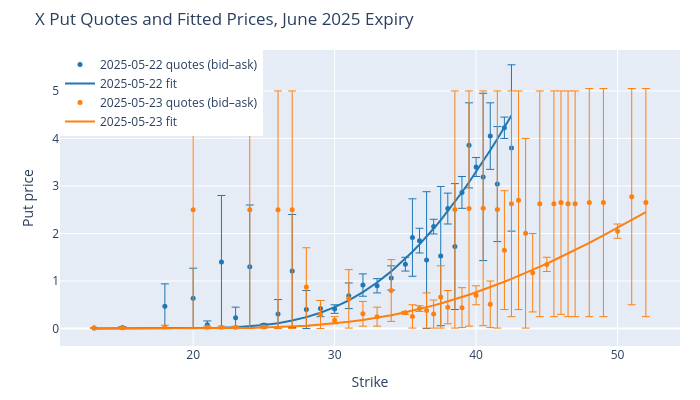

Source (notebook cell):
### Markdown cell above
## Fit and implied distribution around the partnership news

On 2025-05-22 and 2025-05-23, the day before and the day of Trump's partnership
announcement: the put quotes with the fitted prices, and the implied distribution of
X at expiry as a cumulative probability. It rises through the break hump, then jumps by
$1 - \pi_\text{break}$ at $W$, where the deal closes.

### Code cell
fig = go.Figure()
for color, on in zip(colors, [date(2025, 5, 22), date(2025, 5, 23)]):
    row = results.filter(pl.col("date") == on).row(0, named=True)
    chain = closing_chain(pl.read_parquet(data_dir / f"x-options-cbbo-1m-{on}.parquet"))
    puts = chain.filter(
        (pl.col("expiration") == row["expiry"])
        & (pl.col("option_type") == "P")
        & (pl.col("strike") <= row["S_0"])
    ).sort("strike")
    K = puts["strike"].to_numpy()
    fig.add_trace(
        go.Scatter(
            x=K,
            y=(puts["bid"] + puts["ask"]) / 2,
            mode="markers",
            name=f"{on} quotes (bid–ask)",
            marker={"color": color, "size": 5},
            error_y={
                "type": "data",
                "array": (puts["ask"] - puts["bid"]) / 2,
                "color": color,
                "thickness": 1,
            },
        )
    )
    model = row["pi_break"] * black_put(
        row["mu_break"], K, row["sigma_break"], np.exp(-row["r"] * row["T"])
    )
    fig.add_trace(
        go.Scatter(
            x=K,
            y=model,
            mode="lines",
            name=f"{on} fit",
            line={"width": 2, "color": color},
        )
    )
fig.update_layout(
    title="X Put Quotes and Fitted Prices, June 2025 Expiry",
    xaxis_title="Strike",
    yaxis_title="Put price",
    width=700,
    height=400,
    margin={"l": 60, "r": 20, "t": 50, "b": 50},
    legend={"x": 0, "xanchor": "left", "y": 1, "yanchor": "top"},
)
fig.write_image("output/x_put_fit.png", scale=2)
fig.show()

### Figure 1 — Plotly figure (JSON) as saved in the notebook; plotly's stock layout.template omitted (floating-point values rounded to 4 significant figures)
{"data": [{"error_y": {"array": [0.01, 0.02, 0.47, 0.635, 0.08, 1.4, 0.225, 1.3, 0.025, 0.305, 1.19, 0.4, 0.17, 0.09, 0.27, 0.235, 0.15, 0.255, 0.145, 0.815, 0.26, 1.44, 0.155, 1.465, 0.325, 1.325, 0.335, 0.895, 0.2, 1.76, 0.7, 1.21, 0.225, 1.75], "color": "#1f77b4", "thickness": 1, "type": "data"}, "marker": {"color": "#1f77b4", "size": 5}, "mode": "markers", "name": "2025-05-22 quotes (bid–ask)", "type": "scatter", "x": [13.0, 15.0, 18.0, 20.0, 21.0, 22.0, 23.0, 24.0, 25.0, 26.0, 27.0, 28.0, 29.0, 30.0, 31.0, 32.0, 33.0, 34.0, 35.0, 35.5, 36.0, 36.5, 37.0, 37.5, 38.0, 38.5, 39.0, 39.5, 40.0, 40.5, 41.0, 41.5, 42.0, 42.5], "y": [0.01, 0.02, 0.47, 0.635, 0.08, 1.4, 0.225, 1.3, 0.075, 0.305, 1.21, 0.4, 0.42, 0.41, 0.69, 0.915, 0.9, 1.065, 1.355, 1.915, 1.85, 1.44, 2.145, 1.525, 2.525, 1.725, 2.865, 3.855, 3.4, 3.19, 4.05, 3.04, 4.225, 3.8]}, {"line": {"color": "#1f77b4", "width": 2}, "mode": "lines", "name": "2025-05-22 fit", "type": "scatter", "x": [13.0, 15.0, 18.0, 20.0, 21.0, 22.0, 23.0, 24.0, 25.0, 26.0, 27.0, 28.0, 29.0, 30.0, 31.0, 32.0, 33.0, 34.0, 35.0, 35.5, 36.0, 36.5, 37.0, 37.5, 38.0, 38.5, 39.0, 39.5, 40.0, 40.5, 41.0, 41.5, 42.0, 42.5], "y": [1.849e-06, 3.388e-05, 0.0008462, 0.004261, 0.008493, 0.01584, 0.02788, 0.04658, 0.07434, 0.1139, 0.1681, 0.2402, 0.3332, 0.4501, 0.5934, 0.7655, 0.9683, 1.203, 1.471, 1.617, 1.771, 1.934, 2.105, 2.284, 2.471, 2.665, 2.868, 3.078, 3.295, 3.519, 3.751, 3.989, 4.233, 4.484]}, {"error_y": {"array": [0.01, 0.015, 0.035, 2.5, 0.025, 0.025, 0.025, 2.5, 0.025, 2.5, 2.5, 0.825, 0.295, 0.075, 0.615, 0.26, 0.2, 0.65, 0.03, 0.245, 0.06, 0.37, 0.295, 0.655, 0.35, 2.495, 0.42, 2.475, 0.2, 2.47, 0.49, 2.495, 1.25, 2.375, 2.3, 1.995, 0.825, 2.375, 0.15, 2.375, 2.35, 2.375, 2.375, 2.4, 2.4, 0.15, 2.275, 2.4], "color": "#ff7f0e", "thickness": 1, "type": "data"}, "marker": {"color": "#ff7f0e", "size": 5}, "mode": "markers", "name": "2025-05-23 quotes (bid–ask)", "type": "scatter", "x": [13.0, 15.0, 18.0, 20.0, 21.0, 22.0, 23.0, 24.0, 25.0, 26.0, 27.0, 28.0, 29.0, 30.0, 31.0, 32.0, 33.0, 34.0, 35.0, 35.5, 36.0, 36.5, 37.0, 37.5, 38.0, 38.5, 39.0, 39.5, 40.0, 40.5, 41.0, 41.5, 42.0, 42.5, 43.0, 43.5, 44.0, 44.5, 45.0, 45.5, 46.0, 46.5, 47.0, 48.0, 49.0, 50.0, 51.0, 52.0], "y": [0.01, 0.015, 0.035, 2.5, 0.025, 0.025, 0.025, 2.5, 0.035, 2.5, 2.5, 0.875, 0.295, 0.175, 0.625, 0.31, 0.25, 0.8, 0.33, 0.255, 0.42, 0.38, 0.305, 0.665, 0.45, 2.505, 0.44, 2.525, 0.7, 2.53, 0.51, 2.505, 1.65, 2.625, 2.7, 2.005, 1.175, 2.625, 1.35, 2.625, 2.65, 2.625, 2.625, 2.65, 2.65, 2.05, 2.775, 2.65]}, {"line": {"color": "#ff7f0e", "width": 2}, "mode": "lines", "name": "2025-05-23 fit", "type": "scatter", "x": [13.0, 15.0, 18.0, 20.0, 21.0, 22.0, 23.0, 24.0, 25.0, 26.0, 27.0, 28.0, 29.0, 30.0, 31.0, 32.0, 33.0, 34.0, 35.0, 35.5, 36.0, 36.5, 37.0, 37.5, 38.0, 38.5, 39.0, 39.5, 40.0, 40.5, 41.0, 41.5, 42.0, 42.5, 43.0, 43.5, 44.0, 44.5, 45.0, 45.5, 46.0, 46.5, 47.0, 48.0, 49.0, 50.0, 51.0, 52.0], "y": [2.006e-06, 2.408e-05, 0.00039, 0.001611, 0.002966, 0.005167, 0.008573, 0.01362, 0.02081, 0.03073, 0.04397, 0.06118, 0.08301, 0.1101, 0.143, 0.1822, 0.2283, 0.2816, 0.3424, 0.3757, 0.4109, 0.4481, 0.4873, 0.5284, 0.5714, 0.6164, 0.6634, 0.7122, 0.763, 0.8156, 0.8701, 0.9264, 0.9844, 1.044, 1.106, 1.169, 1.234, 1.3, 1.368, 1.437, 1.508, 1.58, 1.653, 1.804, 1.96, 2.12, 2.283, 2.451]}], "layout": {"height": 400, "legend": {"x": 0, "xanchor": "left", "y": 1, "yanchor": "top"}, "margin": {"b": 50, "l": 60, "r": 20, "t": 50}, "title": {"text": "X Put Quotes and Fitted Prices, June 2025 Expiry"}, "width": 700, "xaxis": {"title": {"text": "Strike"}}, "yaxis": {"title": {"text": "Put price"}}}}
